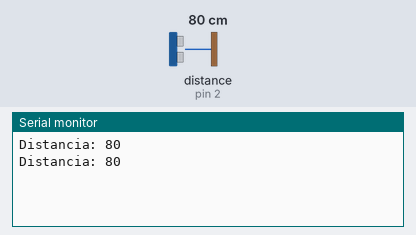
Simulated run of this sketch. Board: Arduino Uno, built with avr-gcc and run on an emulated ATmega328P. Parts: the last lines printed to the serial monitor. The test bench sets the inputs (shaded band); at power-on: distance to the obstacle (sensor on pin 2) 80 cm.

Above: at 1.8 s.
1.9 s: distance to the obstacle (sensor on pin 2) set to 2 cm
At 2.8 s:
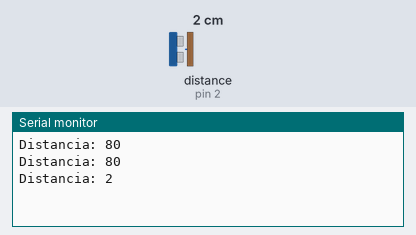
3.4 s: distance to the obstacle (sensor on pin 2) set to 4 cm
At 4.8 s:
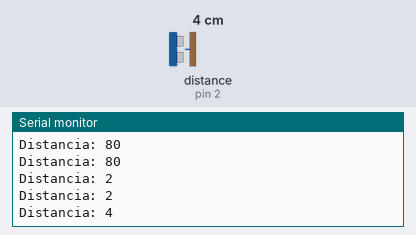
Timing chart, 0 to 6.4 s (numbered marks = the images above; inputs shaded):
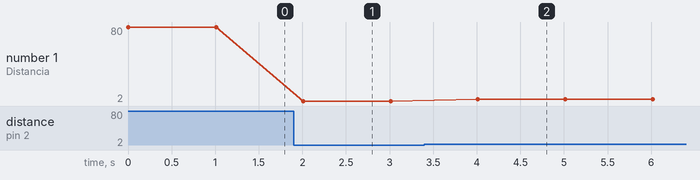

The sketch:

teste.ino
```cpp
#include <Ultrasonic.h>
Ultrasonic ultra(3,2);
void setup() {
  // put your setup code here, to run once:
  Serial.begin(9600);
}


void loop() {
  // put your main code here, to run repeatedly:
  int dist =  ultra.read();
  Serial.print("Distancia: ");
  Serial.println(dist);
  delay(1000);
}
```

Measured:
- after the input at 1.9 s, the serial monitor: prints a new line after 0.11 s (image 1)
- after the input at 3.4 s, the serial monitor: prints a new line after 0.61 s (image 2)
- plotted number 1: 80 → 2 after the input at 1.9 s, 2 → 4 after the input at 3.4 s
